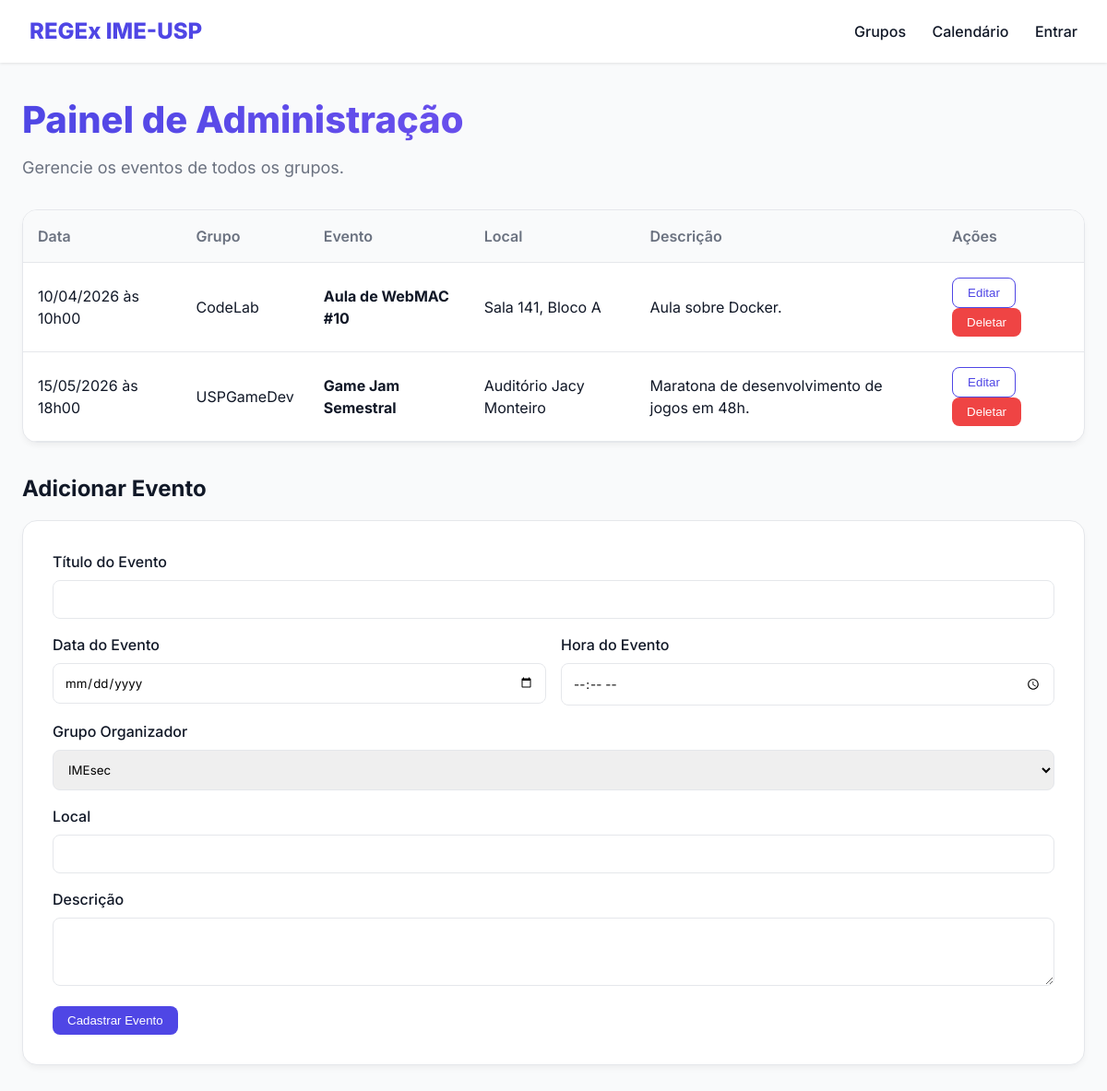
The page /admin on the database its author committed.
### models.py (models this page shows)
class Event(SQLModel, table=True):
    id: Optional[int] = Field(default=None, primary_key=True)
    title: str
    date: str
    location: str = Field(default="")
    description: str
    group_id: Optional[int] = Field(default=None, foreign_key="extensiongroup.id")
    group: Optional[ExtensionGroup] = Relationship(back_populates="events")

class ExtensionGroup(SQLModel, table=True):
    id: Optional[int] = Field(default=None, primary_key=True)
    name: str
    description: str
    logo_url: str
    website: Optional[str] = Field(default=None)
    events: List["Event"] = Relationship(back_populates="group")

### main.py (the view)
@app.get("/admin", response_class=HTMLResponse)
async def admin_page(request: Request, session: Session = Depends(get_session)):
    token = request.cookies.get("access_token")
    user = None
    if token:
        try:
            payload = jwt.decode(token, SECRET_KEY, algorithms=[ALGORITHM])
            user = {"username": payload.get("sub"), "role": payload.get("role"), "group_id": payload.get("group_id")}
        except:
            pass
    statement = select(Event).order_by(Event.date)
    events = session.exec(statement).all()
    groups = session.exec(select(ExtensionGroup)).all()
    current_group = None
    if user and user["role"] == "group":
        current_group = session.get(ExtensionGroup, user["group_id"])
    return templates.TemplateResponse(
        request=request,
        name="admin.html",
        context={"request": request, "events": events, "groups": groups, "current_group": current_group}
    )

### templates/admin.html (shortened to what this page needs)
{% extends "base.html" %}
{% block content %}
<h1>Painel de Administração</h1>
<p class="subtitle">Gerencie os eventos de todos os grupos.</p>
<div class="table-container">
    <table>
        <thead>
            <tr>
                <th>Data</th>
                <th>Grupo</th>
                <th>Evento</th>
                <th>Local</th>
                <th>Descrição</th>
                <th>Ações</th>
            </tr>
        </thead>
        <tbody id="events-tbody">
            {% for event in events %}
            {% include "components/event_row_admin.html" %}
            {% else %}
            <tr id="no-events-msg">
                <td colspan="6" style="text-align: center; padding: 2rem;">Nenhum evento cadastrado.</td>
            </tr>
            {% endfor %}
        </tbody>
    </table>
</div>
<h2 style="margin-top: 2rem;">Adicionar Evento</h2>
<div class="card" style="margin-top: 1rem; padding: 2rem;">
    <form hx-post="/events" hx-target="#events-tbody" hx-swap="beforeend" hx-on::after-request="this.reset()">
        <div class="form-group">
            <label for="title">Título do Evento</label>
            <input type="text" id="title" name="title" required>
        </div>
        <div style="display: flex; gap: 1rem;">
            <div class="form-group" style="flex: 1;">
                <label for="date">Data do Evento</label>
                <input type="date" id="date" name="date" required>
            </div>
            <div class="form-group" style="flex: 1;">
                <label for="time">Hora do Evento</label>
                <input type="time" id="time" name="time" required>
            </div>
        </div>
        <div class="form-group">
            <label for="group_id">Grupo Organizador</label>
            <select id="group_id" name="group_id" required>
                {% for group in groups %}
                <option value="{{ group.id }}">{{ group.name }}</option>
                {% endfor %}
            </select>
        </div>
        <div class="form-group">
            <label for="location">Local</label>
            <input type="text" id="location" name="location">
        </div>
        <div class="form-group">
            <label for="description">Descrição</label>
            <textarea id="description" name="description" rows="3" required></textarea>
        </div>
        <button type="submit" class="btn">Cadastrar Evento</button>
    </form>
</div>
{% endblock %}

### templates/components/event_row_admin.html
<tr id="event-row-{{ event.id }}" class="admin-event-row" data-group-id="{{ event.group_id }}">
    <td>{{ event.date | datetime }}</td>
    <td>{{ event.group.name if event.group else '-' }}</td>
    <td><strong>{{ event.title }}</strong></td>
    <td>{{ event.location }}</td>
    <td>{{ event.description }}</td>
    <td>
        <button class="btn btn-outline"
                hx-get="/events/{{ event.id }}/edit"
                hx-target="#event-row-{{ event.id }}"
                hx-swap="outerHTML">
            Editar
        </button>
        <button class="btn btn-danger"
                hx-delete="/events/{{ event.id }}"
                hx-target="#event-row-{{ event.id }}"
                hx-swap="outerHTML"
                hx-confirm="Deletar este evento?">
            Deletar
        </button>
    </td>
</tr>

### static/css/style.css (style rules this page uses)
:root { --primary: #4F46E5; --primary-hover: #4338CA; --bg-color: #F9FAFB; --text-dark: #111827; --text-light: #6B7280; --card-bg: #FFFFFF; --border: #E5E7EB; --danger: #EF4444; --danger-hover: #DC2626; --success: #10B981; }
* { box-sizing: border-box; margin: 0; padding: 0; }
body { font-family: 'Inter', sans-serif; background-color: var(--bg-color); color: var(--text-dark); line-height: 1.5; }
h1 { font-size: 2.5rem; font-weight: 800; margin-bottom: 0.5rem; background: linear-gradient(90deg, var(--primary), #8B5CF6); -webkit-background-clip: text; -webkit-text-fill-color: transparent; }
p.subtitle { color: var(--text-light); font-size: 1.125rem; margin-bottom: 2rem; }
.card { background: var(--card-bg); border-radius: 1rem; box-shadow: 0 4px 6px -1px rgba(0,0,0,0.05); border: 1px solid var(--border); overflow: hidden; transition: transform 0.2s, box-shadow 0.2s; display: flex; flex-direction: column; }
.btn { display: inline-block; padding: 0.5rem 1rem; background-color: var(--primary); color: white; text-decoration: none; border-radius: 0.5rem; font-weight: 500; border: none; cursor: pointer; transition: background-color 0.2s; }
.btn-danger { background-color: var(--danger); }
.btn-outline { background-color: transparent; color: var(--primary); border: 1px solid var(--primary); }
.table-container { background: var(--card-bg); border-radius: 1rem; box-shadow: 0 4px 6px -1px rgba(0,0,0,0.05); overflow: auto; border: 1px solid var(--border); }
table { width: 100%; border-collapse: collapse; }
th, td { padding: 1rem; text-align: left; border-bottom: 1px solid var(--border); }
th { background-color: var(--bg-color); font-weight: 600; color: var(--text-light); }
.form-group { margin-bottom: 1rem; }
.form-group label { display: block; font-weight: 500; margin-bottom: 0.5rem; }
.form-group input, .form-group textarea, .form-group select { width: 100%; padding: 0.75rem; border: 1px solid var(--border); border-radius: 0.5rem; font-family: inherit; }

### rows shown on the page
Event: date "10/04/2026 às 10h00", group "CodeLab", title "Aula de WebMAC #10", location "Sala 141, Bloco A", description "Aula sobre Docker."
Event: date "15/05/2026 às 18h00", group "USPGameDev", title "Game Jam Semestral", location "Auditório Jacy Monteiro", description "Maratona de desenvolvimento de jogos em 48h."

### other values the page prints
form field group_id "IMEsec"
